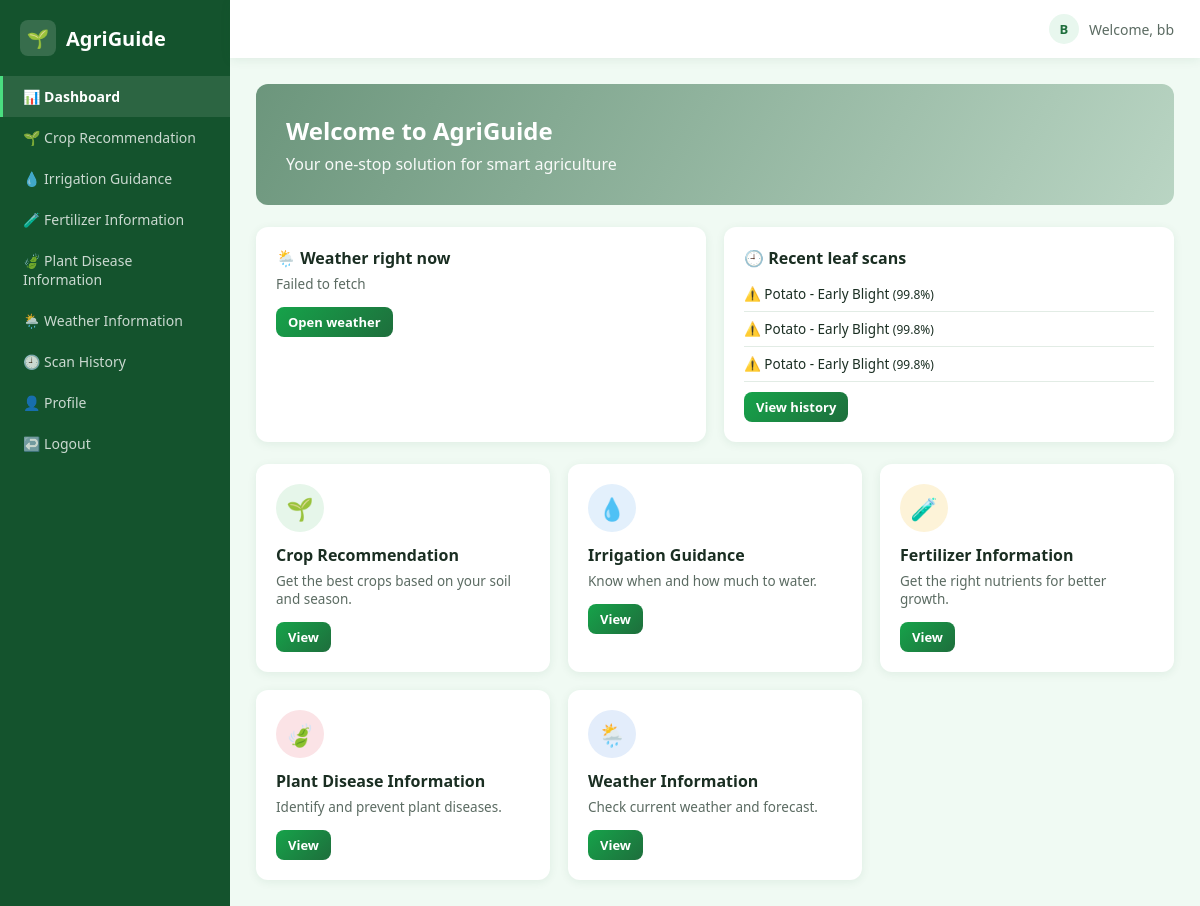
The app's page /dashboard (signed in) with its own data.
### tables this page shows
CREATE TABLE scan_history (
        id INTEGER PRIMARY KEY AUTOINCREMENT,
        user_id INTEGER NOT NULL,
        crop TEXT,
        result TEXT NOT NULL,
        confidence REAL,
        healthy INTEGER DEFAULT 0,
        mode TEXT,
        created_at TEXT DEFAULT CURRENT_TIMESTAMP
    );

### app.py (the view)
@app.route("/dashboard")
@login_required
def dashboard():
    db = get_db()
    recent = db.execute(
        "SELECT * FROM scan_history WHERE user_id = ? ORDER BY id DESC LIMIT 3", (session["user_id"],)
    ).fetchall()
    return render_template("dashboard.html", recent=recent)

### app.py (called while the page is built)
def get_db():
    db = getattr(g, "_database", None)
    if db is None:
        db = g._database = sqlite3.connect(DB_PATH)
        db.row_factory = sqlite3.Row
        db.execute("PRAGMA foreign_keys = ON")
    return db

@app.teardown_appcontext
def close_connection(exception):
    db = getattr(g, "_database", None)
    if db is not None:
        db.close()

def login_required(f):
    @wraps(f)
    def wrapped(*args, **kwargs):
        if "user_id" not in session:
            flash("Please login to continue.", "error")
            return redirect(url_for("login"))
        return f(*args, **kwargs)
    return wrapped

@app.context_processor
def inject_user():
    return {
        "current_user_name": session.get("name"),
        "current_user_role": session.get("role"),
        "logged_in": "user_id" in session,
    }

### templates/dashboard.html (shortened to what this page needs)
{% extends "base_app.html" %}
{% block content %}
<div class="welcome-banner">
  <h2>Welcome to AgriGuide</h2>
  <p>Your one-stop solution for smart agriculture</p>
</div>
<div class="card-grid" style="margin-bottom:22px;">
  <div class="info-card">
    <h3>🌦️ Weather right now</h3>
    <div id="miniWeather"><p class="sub">Loading weather…</p></div>
  </div>
  <div class="info-card">
    <h3>🕘 Recent leaf scans</h3>
    {% if recent %}
      <ul class="recent-list">{% for r in recent %}<li>{{ '✅' if r.healthy else '⚠️' }} {{ r.result }} <span class="sub small">({{ r.confidence }}%)</span></li>{% endfor %}</ul>
      <a href="{{ url_for('history') }}" class="btn btn-sm btn-primary" style="margin-top:10px;">View history</a>
    {% else %}
      <p class="sub">No scans yet. Upload a leaf photo to check for disease.</p>
      <a href="{{ url_for('disease') }}" class="btn btn-sm btn-primary">Scan a leaf</a>
    {% endif %}
  </div>
</div>
<div class="card-grid">
  <div class="info-card">
    <div class="feature-icon" style="background:#e6f6ea;">🌱</div>
    <h3>Crop Recommendation</h3>
    <p>Get the best crops based on your soil and season.</p>
    <a href="{{ url_for('crop') }}" class="btn btn-primary btn-sm">View</a>
  </div>
  <div class="info-card">
    <div class="feature-icon" style="background:#e3f0fc;">💧</div>
    <h3>Irrigation Guidance</h3>
    <p>Know when and how much to water.</p>
    <a href="{{ url_for('irrigation') }}" class="btn btn-primary btn-sm">View</a>
  </div>
  <div class="info-card">
    <div class="feature-icon" style="background:#fdf3d8;">🧪</div>
    <h3>Fertilizer Information</h3>
    <p>Get the right nutrients for better growth.</p>
    <a href="{{ url_for('fertilizer') }}" class="btn btn-primary btn-sm">View</a>
  </div>
  <div class="info-card">
    <div class="feature-icon" style="background:#fbe3e6;">🍃</div>
    <h3>Plant Disease Information</h3>
    <p>Identify and prevent plant diseases.</p>
    <a href="{{ url_for('disease') }}" class="btn btn-primary btn-sm">View</a>
  </div>
  <div class="info-card">
    <div class="feature-icon" style="background:#e3edfb;">🌦️</div>
    <h3>Weather Information</h3>
    <p>Check current weather and forecast.</p>
    <a href="{{ url_for('weather') }}" class="btn btn-primary btn-sm">View</a>
  </div>
</div>
{% endblock %}

### static/css/style.css (style rules this page uses)
:root { --green-dark: #14532d; --green-primary: #16a34a; --green-mid: #1e6e3c; --green-light: #e8f7ee; --green-pale: #f0faf3; --text-dark: #1a2e22; --text-muted: #5b6b62; --white: #ffffff; --border: #e2ece5; --shadow: 0 2px 10px rgba(20, 83, 45, 0.08); --radius: 12px; }
* { box-sizing: border-box; }
body { margin: 0; font-family: "Segoe UI", "Helvetica Neue", Arial, sans-serif; background: var(--green-pale); color: var(--text-dark); }
a { text-decoration: none; color: inherit; }
ul { list-style: none; margin: 0; padding: 0; }
.btn { display: inline-flex; align-items: center; justify-content: center; gap: 8px; padding: 12px 22px; border-radius: 8px; border: none; font-size: 15px; font-weight: 600; cursor: pointer; transition: transform 0.15s ease, box-shadow 0.15s ease, background 0.15s ease; }
.btn-primary { background: linear-gradient(135deg, var(--green-primary), var(--green-mid)); color: var(--white); }
.btn-sm { padding: 6px 12px; font-size: 13px; }
.feature-icon { width: 48px; height: 48px; border-radius: 50%; display: flex; align-items: center; justify-content: center; margin: 0 auto 12px; font-size: 22px; }
.welcome-banner { background: linear-gradient(120deg, rgba(20,83,45,0.6), rgba(22,101,52,0.25)), url("https://images.unsplash.com/photo-1500382017468-9049fed747ef?auto=format&fit=crop&w=1200&q=60") center/cover; border-radius: var(--radius); color: var(--white); padding: 30px; margin-bottom: 22px; }
.welcome-banner h2 { margin: 0 0 6px; font-size: 24px; }
.welcome-banner p { margin: 0; opacity: 0.95; }
.card-grid { display: grid; grid-template-columns: repeat(auto-fit, minmax(220px, 1fr)); gap: 18px; }
.info-card { background: var(--white); border-radius: var(--radius); padding: 20px; box-shadow: var(--shadow); }
.info-card .feature-icon { margin: 0 0 12px; }
.info-card h3 { margin: 0 0 6px; font-size: 16px; }
.info-card p { margin: 0 0 14px; font-size: 13.5px; color: var(--text-muted); }
.small { font-size: 12px; }
.recent-list { margin-top: 8px; font-size: 13.5px; }
.recent-list li { padding: 8px 0; border-bottom: 1px solid var(--border); }

### records on screen
scan_history: healthy "⚠️", result "Potato - Early Blight", confidence "99.8"
scan_history: healthy "⚠️", result "Potato - Early Blight", confidence "99.8"
scan_history: healthy "⚠️", result "Potato - Early Blight", confidence "99.8"

### other values on screen
{{ (current_user_name or "U")[0]|upper }} "B"
{{ current_user_name }} "bb"
